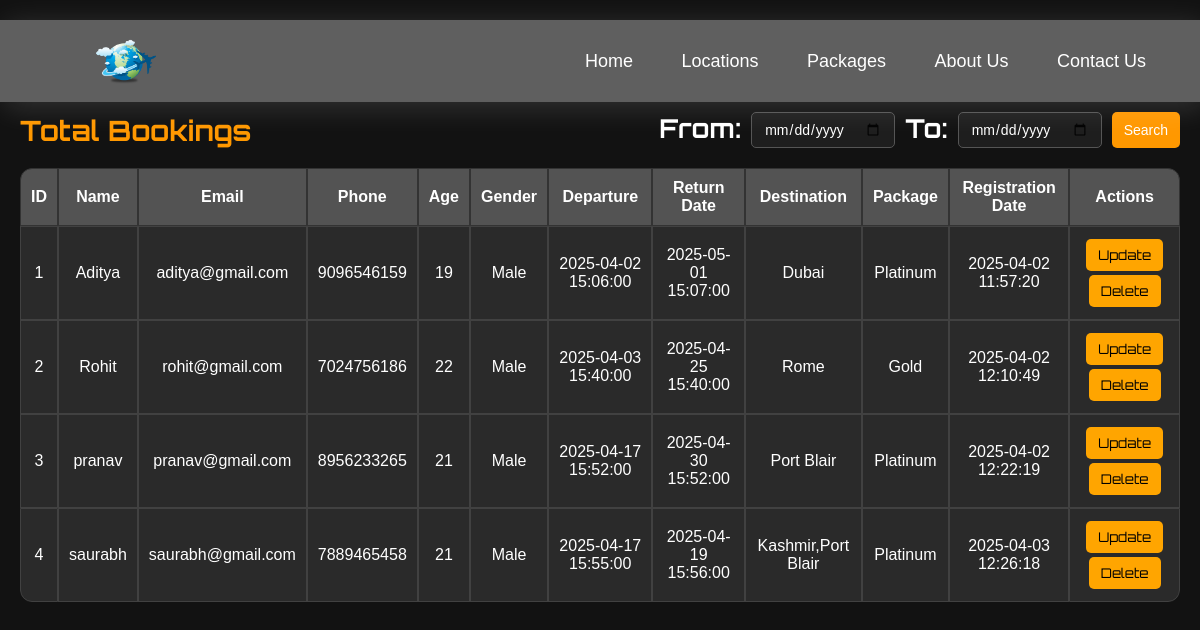
Page /dashboard.php on the committed database.
### tables this page shows
CREATE TABLE `users` (
  `id` int(5) NOT NULL,
  `name` varchar(12) NOT NULL,
  `email` varchar(30) NOT NULL,
  `phone` varchar(11) NOT NULL,
  `age` int(4) NOT NULL,
  `gender` varchar(8) NOT NULL,
  `departure` datetime NOT NULL,
  `return_date` datetime NOT NULL,
  `destination` varchar(260) NOT NULL,
  `package` varchar(10) NOT NULL,
  `created_at` datetime NOT NULL
);

### dashboard.php (the view, shortened to what this page needs)
<?php
$conn = new mysqli("localhost", "root", "", "project4_db");
if (isset($_GET['from_date']) && isset($_GET['to_date'])) {
    $from_date = $_GET['from_date'];
    $to_date = $_GET['to_date'];
    $result = $conn->query("SELECT * FROM users WHERE created_at BETWEEN '$from_date' AND '$to_date'") or die($conn->error);
} else {
    $result = $conn->query("SELECT * FROM users") or die($conn->error);
}
?>
<!DOCTYPE html>
<html lang="en">
<head>
    <link rel="stylesheet" href="css/dashboard.css" />
    <link rel="stylesheet" type="text/css" href="./css/style.css">
</head>
<body>
    <nav>
        <img src="./files/logo.png" class="logo" alt="Logo" title="FirstFlight Travels">
        <ul class="navbar">
            <li>
                <a href="#home">Home</a>
                <a href="#locations">Locations</a>
                <a href="#package">Packages</a>
                <a href="./about.html">About Us</a>
                <a href="./contact.html">Contact Us</a>
            </li>
        </ul>
    </nav>
    <div class="dashboard-container">
        <div class="dashboard-header">
        </div>
        <div class="dashboard-title">
            <h2>Total Bookings</h2>
            <form method="GET" class="date-filter-form">
                <label>From:</label>
                <input type="date" name="from_date" required>
                <label>To:</label>
                <input type="date" name="to_date" required>
                <button type="submit">Search</button>
            </form>
        </div>
        <div class="dashboard-content">
            <table  cellpadding="10" cellspacing="0">
                <thead>
                    <tr>
                        <th>ID</th>
                        <th>Name</th>
                        <th>Email</th>
                        <th>Phone</th>
                        <th>Age</th>
                        <th>Gender</th>
                        <th>Departure</th>
                        <th>Return Date</th>
                        <th>Destination</th>
                        <th>Package</th>
                        <th>Registration Date</th>
                        <th>Actions</th>
                    </tr>
                </thead>
                <tbody>
                    <?php
                    if ($result->num_rows > 0) {
                        while ($row = $result->fetch_assoc()) {
                    ?>
                        <tr>
                            <td><?php echo $row['id']; ?></td>
                            <td><?php echo $row['name']; ?></td>
                            <td><?php echo $row['email']; ?></td>
                            <td><?php echo $row['phone']; ?></td>
                            <td><?php echo $row['age']; ?></td>
                            <td><?php echo $row['gender']; ?></td>
                            <td><?php echo $row['departure']; ?></td>
                            <td><?php echo $row['return_date']; ?></td>
                            <td><?php echo $row['destination']; ?></td>
                            <td><?php echo $row['package']; ?></td>
                            <td><?php echo $row['created_at']; ?></td>
                            <td>
                                <button class="dashboard-btn" onclick="window.location.href='update.php?id=<?php echo $row['id']; ?>'">Update</button>
                                <button class="dashboard-btn delete-btn" onclick="showDeleteDialog(<?php echo $row['id']; ?>)">Delete</button>
                            </td>
                        </tr>
                    <?php
                        }
                    } else {
                        echo "<tr><td colspan='12'>No bookings found for the selected date range.</td></tr>";
                    }
                    ?>
                </tbody>
            </table>
        </div>
    </div>
</body>
</html>

### css/dashboard.css (style rules this page uses)
body { background: #121212; color: #ffffff; margin: 0; padding: 0; font-family: Arial, sans-serif; }
.dashboard-container { margin: 20px; padding-top: 30px; }
.dashboard-header { font-family: 'Sacramento', cursive; font-size: 36px; font-weight: bold; margin-bottom: 20px; color: #ff9800; }
label { font-family: 'Orbitron', cursive; font-size: 26px; font-weight: bold; margin-bottom: 0px; color: #ffffff; }
.dashboard-title h2 { font-family: 'Orbitron', sans-serif; font-size: 28px; color: #ff9800; }
.dashboard-title { display: flex; justify-content: space-between; align-items: center; margin-bottom: 20px; }
.date-filter-form { display: flex; gap: 10px; }
.date-filter-form input, .date-filter-form button { padding: 8px 12px; font-size: 14px; border: 1px solid #555; border-radius: 5px; background-color: #1e1e1e; color: white; }
.date-filter-form button { background-color: #ff9800; color: white; cursor: pointer; border: none; }
table { width: 100%; border-collapse: collapse; margin-top: 20px; background-color: #1e1e1e; color: #ffffff; }
th { background-color: #535353; color: white; font-weight: bold; padding: 10px; border: 1px solid #333; }
td { background-color: #2a2a2a; padding: 10px; text-align: center; border: 1px solid #414141; }
.dashboard-btn { padding: 8px 12px; margin: 2px; color: black; border: none; border-radius: 5px; cursor: pointer; font-family: 'Orbitron', sans-serif; transition: all 0.3s ease; }
.delete-btn { background-color: orange; }
.dashboard-btn:not(.delete-btn) { background-color: orange; }
table { width: 100%; border-collapse: separate; border-spacing: 0; margin-top: 20px; background-color: #1e1e1e; color: #ffffff; border-radius: 12px; overflow: hidden; }
th:first-child { border-top-left-radius: 12px; }
th:last-child { border-top-right-radius: 12px; }
tbody tr:last-child td:first-child { border-bottom-left-radius: 12px; }
tbody tr:last-child td:last-child { border-bottom-right-radius: 12px; }

### css/style.css (style rules this page uses)
* { padding:0; margin:0; box-sizing:border; font-family:'Poppins',sans-serif; text-decoration: none; list-style: none; scroll-behavior: smooth; }
nav { width: 100%; position: fixed; background-color: rgb(95, 95, 95); box-shadow: 5px 5px 30px rgba(255, 255, 255, 0.15); display: flex; align-items: center; justify-content: space-between; }
nav .logo { width: 60px; margin: 2vh; margin-left: 8%; }
nav ul li { list-style: none; display: inline-block; margin-left: 40px; }
.navbar { display: flex; margin-right: 4vh; }
.navbar a { color: white; font-size: 18px; padding: 10px 22px; border-radius: 4px; font-weight: 500; text-decoration: none; transition: ease 0.40s; }
nav ul li a { text-decoration: none; color: rgb(255, 255, 255); font-size: 17px; }

### rows in the picture
users: id "1", name "Aditya", email "aditya@gmail.com", phone "9096546159", age "19", gender "Male", departure "2025-04-02 15:06:00", return_date "2025-05-01 15:07:00", destination "Dubai", package "Platinum", created_at "2025-04-02 11:57:20"
users: id "2", name "Rohit", email "rohit@gmail.com", phone "7024756186", age "22", gender "Male", departure "2025-04-03 15:40:00", return_date "2025-04-25 15:40:00", destination "Rome", package "Gold", created_at "2025-04-02 12:10:49"
users: id "3", name "pranav", email "pranav@gmail.com", phone "8956233265", age "21", gender "Male", departure "2025-04-17 15:52:00", return_date "2025-04-30 15:52:00", destination "Port Blair", package "Platinum", created_at "2025-04-02 12:22:19"
users: id "4", name "saurabh", email "saurabh@gmail.com", phone "7889465458", age "21", gender "Male", departure "2025-04-17 15:55:00", return_date "2025-04-19 15:56:00", destination "Kashmir,Port Blair", package "Platinum", created_at "2025-04-03 12:26:18"
